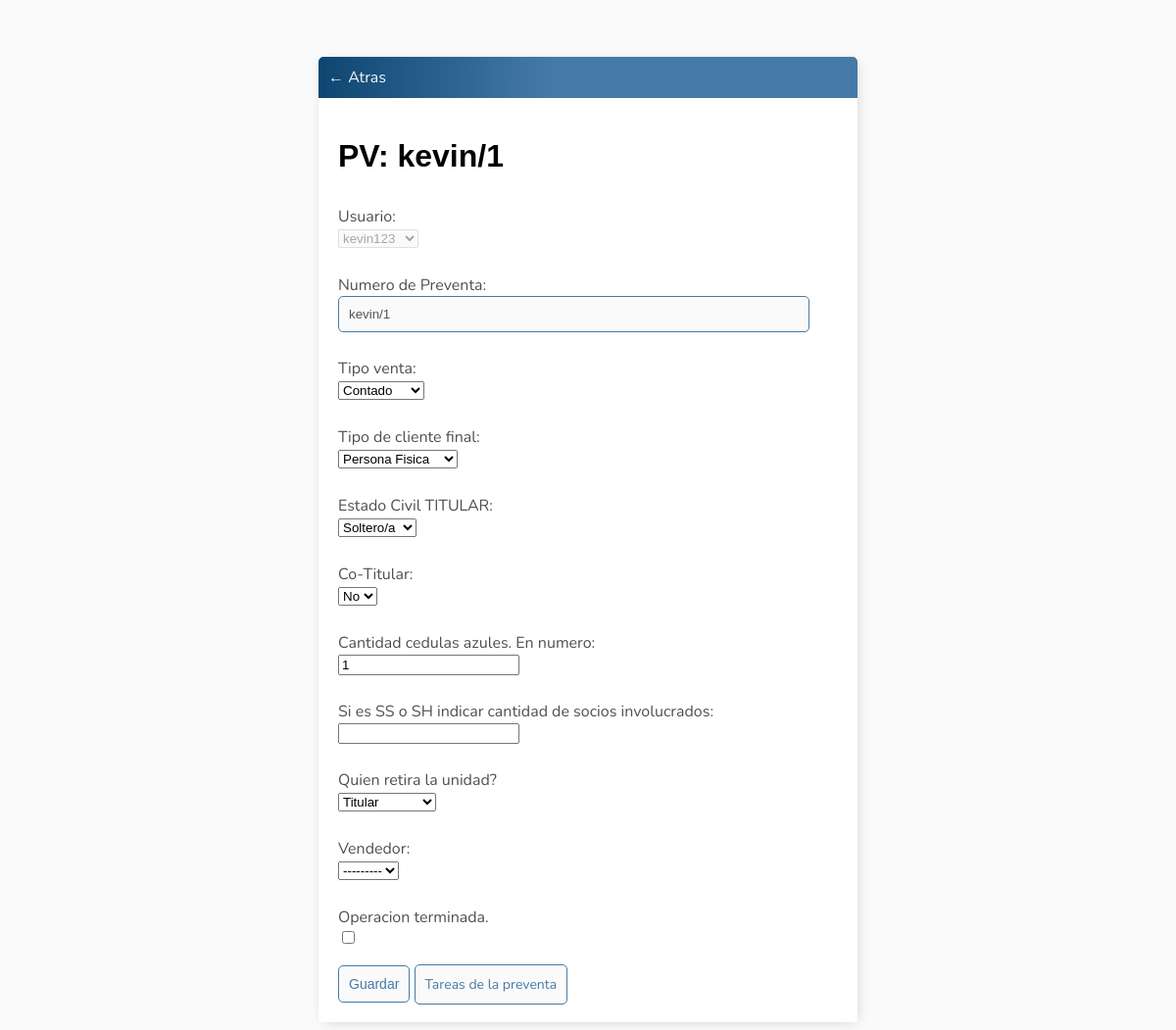
Page /preventas/15 (signed in) on the committed database.
### tareas/models.py (models this page shows, shortened)
class Preventa(models.Model):
    user = models.ForeignKey(User, on_delete=models.SET_NULL,null=True,blank=True)
    preventa = models.CharField(max_length=8, help_text="Ejemplo 12345/1",unique=True)
    choises = [('Contado','Contado'),('Financiado','Financiado')]
    tipo_venta = models.CharField(max_length= 15, choices=choises) # agregar tareas a ==l tipo de venta, no lo hace CARVAJAL desde la API!
    choises = [('Persona Fisica','Persona Fisica'),('Persona Juridica','Persona Juridica')]
    tipo_cliente = models.CharField(max_length=30,choices=choises, blank=True, null=True)
    choises = [('Soltero/a','Soltero/a'),('Casado/a','Casado/a')]
    estado_civil = models.CharField(max_length=30,choices=choises,blank=True, null=True) #Agregar tareas al estado civil
    choises = [('No','No'),('Si','Si')]
    co_titular = models.CharField(max_length=2, choices=choises, blank=True,null=True)
    cedulas_azules = models.IntegerField(blank=True,null=True)
    socios = models.IntegerField(blank=True,null=True)
    choises = [('Transportista','Transportista'),('Individuo','Individuo'),('Titular','Titular')]
    retira_unidad = models.CharField(max_length= 15, choices=choises, blank=True,null=True)
    vendedor = models.ForeignKey(Vendedor, on_delete=models.CASCADE, null=True,blank=True)
    completo=models.BooleanField(default=False)
    fecha_inicio = models.DateTimeField(auto_now=True,verbose_name='Fecha de creacion')

### tareas/views.py (the view, shortened to what this page needs)
# urls.py: path('preventas/<int:pk>', ActualizarPreventa.as_view(),name='actualizar-preventa'),
class ActualizarPreventa(LoginRequiredMixin, UpdateView):
    model = Preventa
    form_class=PreventaForm
    success_url = reverse_lazy('preventa')
    def get_context_data(self, **kwargs):
        context = super().get_context_data(**kwargs)
        context['preventa_id'] = self.object.pk  # Pasar el ID de la preventa al contexto
        return context

### tareas/templates/tareas/preventa_form.html (shortened to what this page needs)
{% extends 'tareas/base.html' %}
{% block content %}
<div class="header-bar">
    <a href="{% url 'preventas' %}">&#8592; Atras</a>
</div>
<div class="card-body">
    <h1>PV: {{form.preventa.value}}</h1>
    <form method="POST">
        {{ form.as_p }}
        <input class="button" type="submit" value="Guardar">
        {% if preventa.id %}
            <a href="{% url 'lista-tareas-preventa' pk=preventa_id %}" class="button">Tareas de la preventa</a>
        {% endif %}
    </form>
</div>
{% endblock content %}

### tareas/templates/tareas/base.html (style rules this page uses)
body { background-color: #FAFAFA; font-family: 'Nunito', sans-serif; padding-top: 50px; }
h1, h2, h3, h4, h5, h6 { font-family: 'Raleway', sans-serif; }
a, p { color: #4b5156; }
.header-bar { display: flex; justify-content: space-between; color: #fff; padding: 10px; border-radius: 5px 5px 0 0; background: linear-gradient(90deg, #0d4671 0%, #457aa6 43%, #457aa6 100%); }
.header-bar a { color: #f7f7f7; text-decoration: none; }
input[type="text"], input[type="password"], textarea { border: 1px solid #457aa6; border-radius: 5px; padding: 10px; width: 90%; }
label { padding-top: 10px !important; display: block; }
.button { border: 1px solid #457aa6; background-color: #FAFAFA; color: #457aa6; padding: 10px; font-size: 14px; border-radius: 5px; cursor: pointer; text-decoration: none; }
.card-body { padding: 20px; }

### rows in the picture
Preventa: preventa.value "kevin/1", user "kevin123", preventa "kevin/1", tipo_venta "Contado", tipo_cliente "Persona Fisica", estado_civil "Soltero/a", co_titular "No", cedulas_azules "1", retira_unidad "Titular", vendedor "---------"
